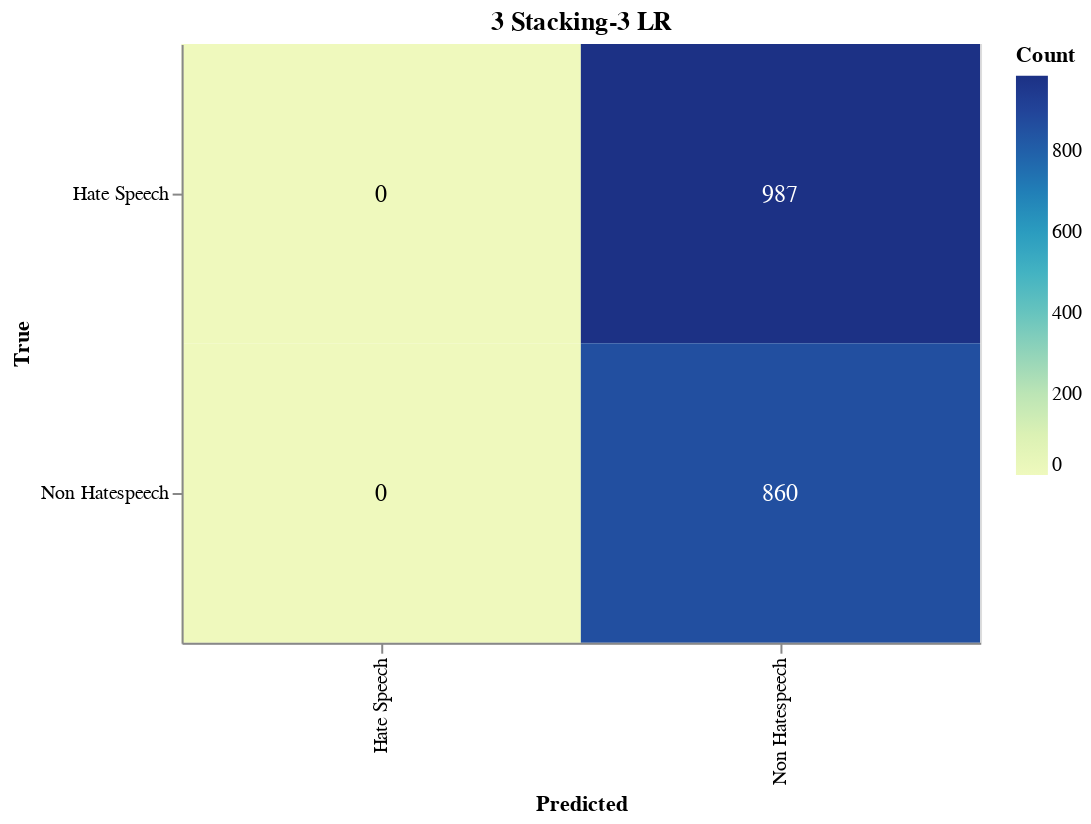

This figure's notebook cell:
### Markdown cell above
#### Save Confusion Matrix

### Code cell
import altair as alt
import altair_saver
import pandas as pd
from sklearn.metrics import confusion_matrix

# Calculate the confusion matrix
cm = confusion_matrix(true_labels, adjusted_predictions)

# Define class names
class_names = ['Hate Speech', 'Non Hatespeech']

# Convert confusion matrix to DataFrame
cm_df = pd.DataFrame(cm, index=class_names, columns=class_names).reset_index().melt(id_vars='index')
cm_df.columns = ['True', 'Predicted', 'Count']

# Ensure the order of categories
cm_df['True'] = pd.Categorical(cm_df['True'], categories=class_names, ordered=True)
cm_df['Predicted'] = pd.Categorical(cm_df['Predicted'], categories=class_names, ordered=True)

# Create the Altair plot
heatmap = alt.Chart(cm_df).mark_rect().encode(
    x=alt.X('Predicted:O', sort=class_names),
    y=alt.Y('True:O', sort=class_names),
    color='Count:Q',
    tooltip=['True', 'Predicted', 'Count']
).properties(
    width=400,
    height=300,
    title='3 Stacking-3 LR'
)

# Add text labels
text = heatmap.mark_text(
    align='center',
    baseline='middle',
    fontSize=12
).encode(
    text='Count:Q',
    color=alt.condition(
        alt.datum.Count > cm.max() / 2,
        alt.value('white'),
        alt.value('black')
    )
)

# Combine heatmap and text
final_chart = heatmap + text

# Display the plot
final_chart.show()

### Figure 1 — Vega-Lite specification as saved in the notebook (floating-point values rounded to 4 significant figures)
{"config": {"view": {"continuousWidth": 300, "continuousHeight": 300}}, "layer": [{"mark": {"type": "rect"}, "encoding": {"color": {"field": "Count", "type": "quantitative"}, "tooltip": [{"field": "True", "type": "ordinal"}, {"field": "Predicted", "type": "ordinal"}, {"field": "Count", "type": "quantitative"}], "x": {"field": "Predicted", "sort": ["Hate Speech", "Non Hatespeech"], "type": "ordinal"}, "y": {"field": "True", "sort": ["Hate Speech", "Non Hatespeech"], "type": "ordinal"}}, "title": "3 Stacking-3 LR"}, {"mark": {"type": "text", "align": "center", "baseline": "middle", "fontSize": 12}, "encoding": {"color": {"condition": {"test": "(datum.Count > 493.5)", "value": "white"}, "value": "black"}, "text": {"field": "Count", "type": "quantitative"}, "tooltip": [{"field": "True", "type": "ordinal"}, {"field": "Predicted", "type": "ordinal"}, {"field": "Count", "type": "quantitative"}], "x": {"field": "Predicted", "sort": ["Hate Speech", "Non Hatespeech"], "type": "ordinal"}, "y": {"field": "True", "sort": ["Hate Speech", "Non Hatespeech"], "type": "ordinal"}}, "title": "3 Stacking-3 LR"}], "data": {"name": "data-010c52edfd2079f09c0236dffc020b77"}, "height": 300, "width": 400, "$schema": "https://vega.github.io/schema/vega-lite/v5.17.0.json", "datasets": {"data-010c52edfd2079f09c0236dffc020b77": [{"True": "Hate Speech", "Predicted": "Hate Speech", "Count": 0}, {"True": "Non Hatespeech", "Predicted": "Hate Speech", "Count": 0}, {"True": "Hate Speech", "Predicted": "Non Hatespeech", "Count": 987}, {"True": "Non Hatespeech", "Predicted": "Non Hatespeech", "Count": 860}]}}
